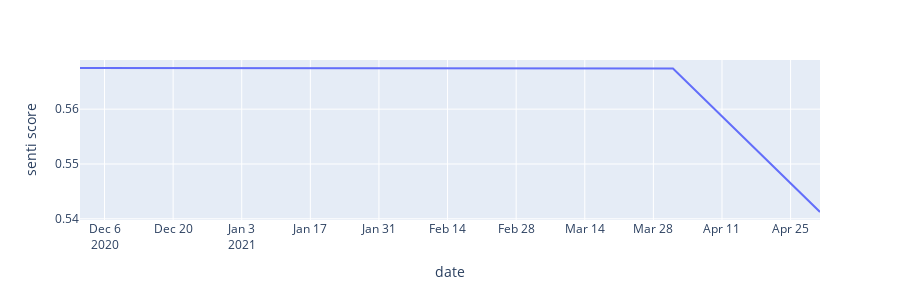

The notebook cell saved with this chart:
### Code cell
fig = px.line(vac_df[vac_df["zone"]=="Brisbane"], x="date", y="senti score", height=300)
fig.show()

### Figure 1 — Plotly figure (JSON) as saved in the notebook; plotly's stock layout.template omitted (floating-point values rounded to 4 significant figures)
{"data": [{"hovertemplate": "date=%{x}<br>senti score=%{y}<extra></extra>", "legendgroup": "", "line": {"color": "#636efa", "dash": "solid"}, "mode": "lines", "name": "", "orientation": "v", "showlegend": false, "type": "scatter", "x": ["2020-12", "2021-04", "2021-05"], "xaxis": "x", "y": [0.5675, 0.5674, 0.5412], "yaxis": "y"}], "layout": {"height": 300, "legend": {"tracegroupgap": 0}, "margin": {"t": 60}, "xaxis": {"anchor": "y", "domain": [0, 1], "title": {"text": "date"}}, "yaxis": {"anchor": "x", "domain": [0, 1], "title": {"text": "senti score"}}}}
